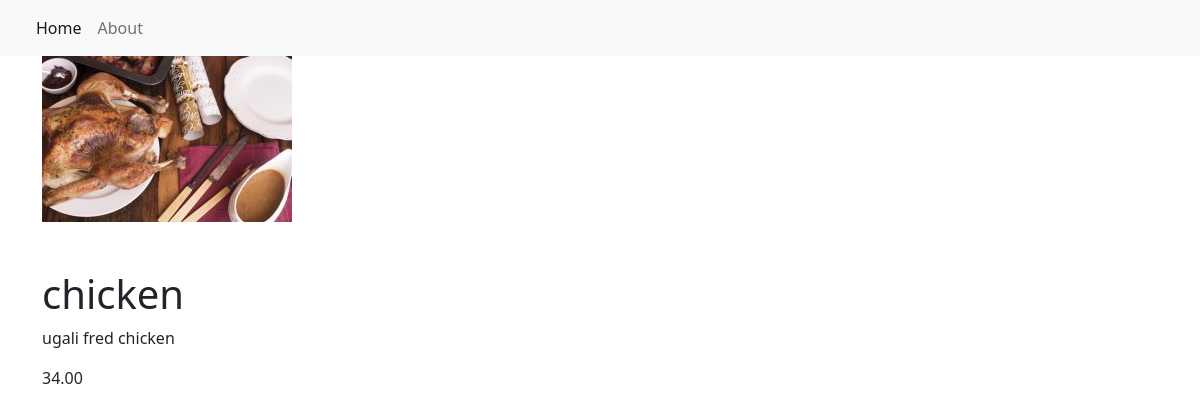
The page /item/5/ on the database its author committed.
### restaurant_menu/models.py (models this page shows, shortened)
class Item(models.Model):
    meal = models.CharField(max_length=10000, unique=True)
    description = models.CharField(max_length=2000)
    image = models.ImageField(upload_to="products/")
    price = models.DecimalField(max_digits=10, decimal_places=2)
    meal_type = models.CharField(max_length=200, choices=MEAL_TYPE)
    author = models.ForeignKey(User, on_delete=models.PROTECT)
    status = models.IntegerField(choices=STATUS, default=1)
    date_created = models.DateTimeField(auto_now=True)
    date_updated = models.DateTimeField(auto_now=True)

### restaurant_menu/views.py (the view)
# urls.py: path('item/<int:pk>/', views.MenuItemDetail.as_view(), name="menu_item"),
class MenuItemDetail(generic.DetailView):
    model = Item
    template_name = "menu_item_detail.html"

### restaurant_menu/templates/menu_item_detail.html
{% extends 'base.html' %}
{% block content %}
<div class="container">
     <img src = "{{item.image.url}}">
    <h1 class="pt-5">{{ item.meal }}</h1>
    <p>{{ item.description }}</p>
     <p>{{ item.price }}</p>
</div>
{% endblock content %} =

### rows shown on the page
Item: image (picture), meal "chicken", description "ugali fred chicken", price "34.00"
